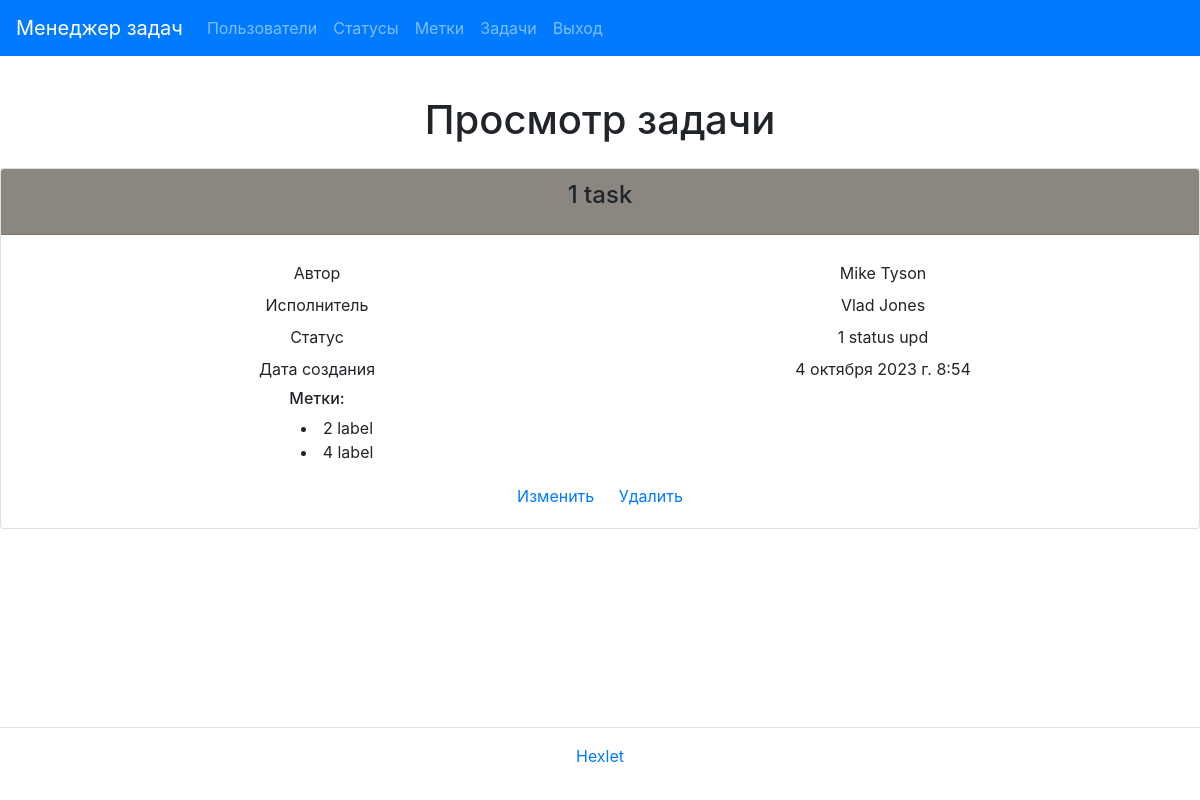
The app's page /tasks/1/ (signed in) with its own data.
### task_manager/tasks/models.py (models this page shows, shortened)
class Task(models.Model):
    name = models.CharField(_('name'), max_length=30)
    description = models.TextField(_('description'), blank=True)
    status = models.ForeignKey(Status, on_delete=models.PROTECT, verbose_name=_('status'))
    author = models.ForeignKey(
        User,
        on_delete=models.PROTECT,
        related_name='author',
        blank=True,
        verbose_name=_('author')
    )
    executor = models.ForeignKey(
        get_user_model(),
        on_delete=models.PROTECT,
        related_name='executor',
        blank=True,
        null=True,
        verbose_name=_('executor')
    )
    created_at = models.DateTimeField(_("created_at"), default=timezone.now)
    labels = models.ManyToManyField(
        Label,
        through='TaskLabel',
        related_name='labels',
        verbose_name=_('labels'),
        blank=True,
    )
    class Meta:
        ordering = ['id']

### task_manager/users/models.py (models this page shows)
class User(AbstractUser):
    def __str__(self):
        return self.get_full_name()

### task_manager/statuses/models.py (models this page shows)
class Status(models.Model):
    name = models.CharField(_('name'), max_length=30)
    created_at = models.DateTimeField(auto_now_add=True)
    def __str__(self):
        return self.name

### task_manager/labels/models.py (models this page shows, shortened)
class Label(models.Model):
    name = models.CharField(
        _('Name'),
        max_length=30,
        blank=False,
        null=False,
        unique=True
    )
    created_at = models.DateTimeField(_("created_at"), default=timezone.now)
    def __str__(self):
        return self.name
    class Meta:
        verbose_name = _('Label')
        verbose_name_plural = _('Labels')

### task_manager/tasks/views.py (the view)
# urls.py: path('<int:pk>/', SingleTaskView.as_view(), name='task_single'),
class SingleTaskView(UserLoginMixin, View):
    template_name = 'tasks/task_single.html'
    model = Task
    def get(self, request, *args, **kwargs):
        task_id = kwargs.get('pk')
        task = self.model.objects.get(pk=task_id)
        labels = task.labels.all()
        return render(
            request,
            self.template_name,
            context={'task': task, 'labels': labels}
        )

### task_manager/templates/tasks/task_single.html (shortened to what this page needs)
{% extends "base.html" %}
{% load i18n %}
{% load crispy_forms_tags %}
{% block title %}<h1 class="my-4 text-center">{% trans 'Task view' %}</h1>{% endblock %}
{% block content %}
<div class="text-center">
    <div class="card text-center">
        <div class="card-header color-green">
            <h4 class="card-title ">{{ task.name }}</h4>
        </div>
        <div class="card-body">
            <div class="card-text">
                <div class="container">
                    <div class="row p-1">
                      <div class="col">{% trans 'Author' %}</div>
                      <div class="col">{{ task.author }}</div>
                    </div>
                    <div class="row p-1">
                      <div class="col">{% trans 'Executor' %}</div>
                      <div class="col">{{ task.executor }}</div>
                    </div>
                    <div class="row p-1">
                      <div class="col">{% trans 'Status' %}</div>
                      <div class="col">{{ task.status }}</div>
                    </div>
                    <div class="row p-1">
                      <div class="col">{% trans 'Creation date' %}</div>
                      <div class="col">{{ task.created_at }}</div>
                    </div>
                    <div class="row p-1">
                        <div class="col">
                            <h6>Метки:</h6>
                            <ul class="ul-inside">
                                {% if labels %}
                                    {% for label in labels %}
                                        <li>{{ label }}</li>
                                    {% endfor %}
                                {% endif %}
                            </ul>
                        </div>
                        <div class="col"></div>
                    </div>
            <a href="{% url 'task_update' task.id %}" class="card-link">{% trans "Modify" %}</a>
            <a href="{% url 'task_delete' task.id %}" class="card-link">{% trans "Delete" %}</a>
                </div>
            </div>
        </div>
    </div>
</div>
{% endblock %}

### task_manager/templates/tasks/task_single.html (style rules this page uses)
.color-green { background-color: rgb(140, 134, 128); }
.ul-inside { list-style-position: inside; }

### records on screen
Task: name "1 task", author "Mike Tyson", executor "Vlad Jones", status "1 status upd", created_at "4 октября 2023 г. 8:54"
Label: name "2 label"
Label: name "4 label"
